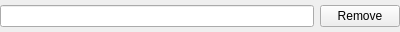
<?xml version="1.0" encoding="UTF-8"?>
<ui version="4.0">
 <class>EmailBox</class>
 <widget class="QWidget" name="EmailBox">
  <property name="geometry">
   <rect>
    <x>0</x>
    <y>0</y>
    <width>400</width>
    <height>32</height>
   </rect>
  </property>
  <property name="windowTitle">
   <string>Form</string>
  </property>
  <layout class="QHBoxLayout" name="horizontalLayout">
   <property name="leftMargin">
    <number>0</number>
   </property>
   <property name="topMargin">
    <number>0</number>
   </property>
   <property name="rightMargin">
    <number>0</number>
   </property>
   <property name="bottomMargin">
    <number>0</number>
   </property>
   <item>
    <widget class="QLineEdit" name="lineEdit"/>
   </item>
   <item>
    <widget class="QPushButton" name="pushButton">
     <property name="text">
      <string>Remove</string>
     </property>
    </widget>
   </item>
  </layout>
 </widget>
 <resources/>
 <connections/>
</ui>
